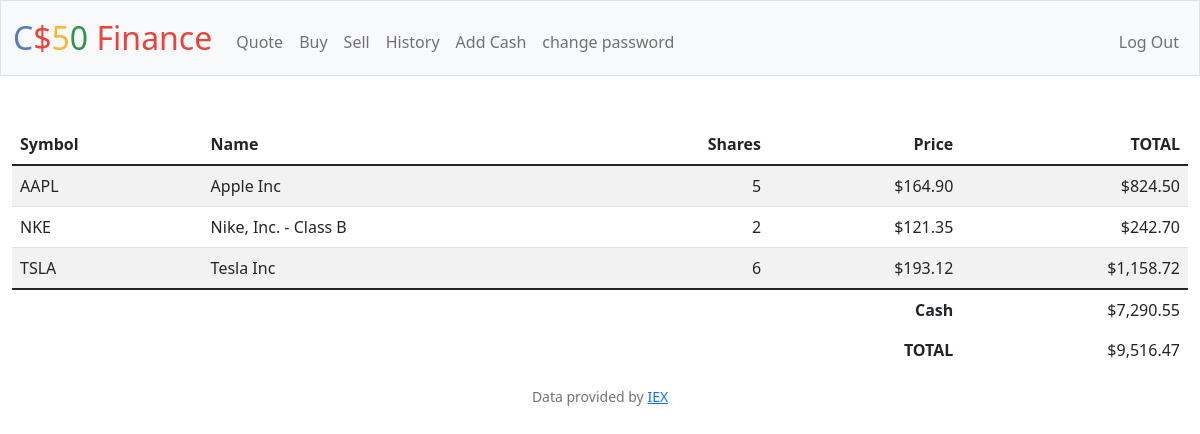
The page / (signed in) on the database its author committed.
### tables this page shows
CREATE TABLE transactions (
    id INTEGER PRIMARY KEY AUTOINCREMENT,
    user_id INTEGER NOT NULL,
    name TEXT NOT NULL,
    shares INTEGER NOT NULL,
    price NUMERIC NOT NULL, 
    symbol TEXT NOT NULL,
    time TIMESTAMP DEFAULT CURRENT_TIMESTAMP,
    FOREIGN KEY(user_id) REFERENCES users(id)
    );

CREATE TABLE users (id INTEGER PRIMARY KEY AUTOINCREMENT NOT NULL, username TEXT NOT NULL, hash TEXT NOT NULL, cash NUMERIC NOT NULL DEFAULT 10000.00);

### app.py (the view)
@app.route("/")
@login_required
def index():
    user_id = session["user_id"]
    stocks = db.execute("SELECT symbol, name, price, SUM(shares) as sumshares FROM transactions WHERE user_id = ? GROUP BY symbol", user_id)
    cash = db.execute("SELECT cash FROM users WHERE id = ?", user_id)[0]["cash"]
    total = cash
    for stock in stocks:
        total += stock["price"] * stock["sumshares"]
    return render_template("index.html", stocks=stocks, total=total, cash=cash, usd=usd)

### app.py (called while the page is built)
@app.after_request
def after_request(response):
    response.headers["Cache-Control"] = "no-cache, no-store, must-revalidate"
    response.headers["Expires"] = 0
    response.headers["Pragma"] = "no-cache"
    return response

### helpers.py (called while the page is built)
def login_required(f):
    @wraps(f)
    def decorated_function(*args, **kwargs):
        if session.get("user_id") is None:
            return redirect("/login")
        return f(*args, **kwargs)
    return decorated_function

def usd(value):
    return f"${value:,.2f}"

### templates/index.html (shortened to what this page needs)
{% extends "layout.html" %}
{% block main %}
<table class="table table-striped">
    <thead>
        <tr>
            <th class="text-start">Symbol</th>
            <th class="text-start">Name</th>
            <th class="text-end">Shares</th>
            <th class="text-end">Price</th>
            <th class="text-end">TOTAL</th>
        </tr>
    </thead>
   <tbody>
        {% for stock in stocks %}
            <tr>
                <td class="text-start">{{ stock["symbol"] }}</td>
                <td class="text-start">{{ stock["name"] }}</td>
                <td class="text-end">{{ stock["sumshares"] }}</td>
                <td class="text-end">{{ usd(stock["price"]) }}</td>
                <td class="text-end">{{ usd(stock["sumshares"] * stock["price"]) }}</td>
            </tr>
        {% endfor %}
    </tbody>
    <tfoot>
        <tr>
            <td class="border-0 fw-bold text-end" colspan="4">Cash</td>
            <td class="border-0 text-end">{{ usd(cash) }}</td>
        </tr>
        <tr>
            <td class="border-0 fw-bold text-end" colspan="4">TOTAL</td>
            <td class="border-0 w-bold text-end">{{ usd(total) }}</td>
        </tr>
    </tfoot>
</table
{% endblock %}

### rows shown on the page
transactions: symbol "NKE", name "Nike, Inc. - Class B", sumshares "2", price "$121.35", sumshares "$242.70"
transactions: symbol "TSLA", name "Tesla Inc", sumshares "6", price "$193.12", sumshares "$1,158.72"
users: cash "$7,290.55"

### other values the page prints
{{ stock["symbol"] }} "AAPL"
{{ stock["name"] }} "Apple Inc"
{{ stock["sumshares"] }} "5"
{{ usd(stock["price"]) }} "$164.90"
{{ usd(stock["sumshares"] * stock["price"]) }} "$824.50"
{{ usd(total) }} "$9,516.47"
